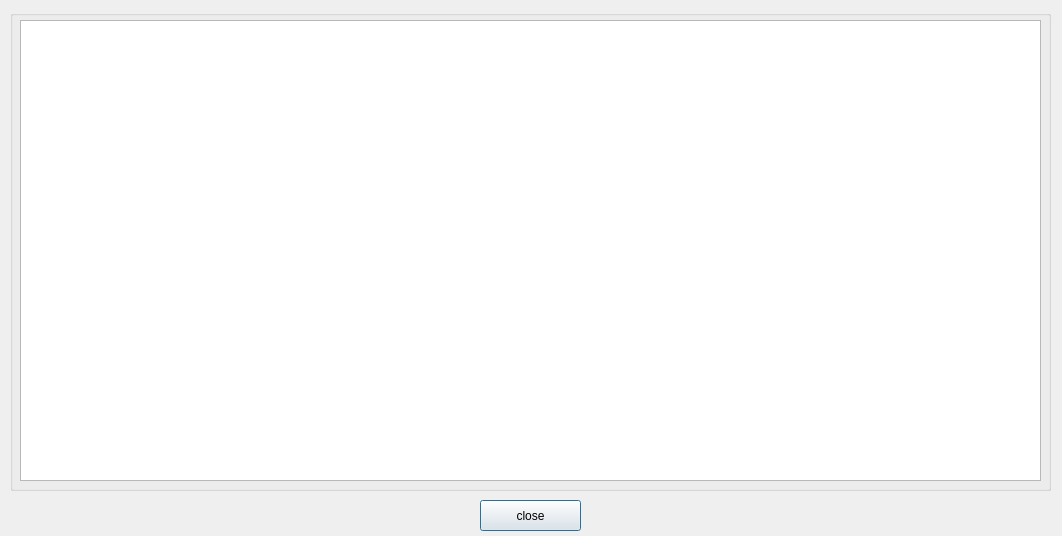
<?xml version="1.0" encoding="UTF-8"?>
<ui version="4.0">
 <class>logwindow</class>
 <widget class="QDialog" name="logwindow">
  <property name="geometry">
   <rect>
    <x>0</x>
    <y>0</y>
    <width>1062</width>
    <height>536</height>
   </rect>
  </property>
  <property name="windowTitle">
   <string>log window</string>
  </property>
  <widget class="QGroupBox" name="groupBox">
   <property name="geometry">
    <rect>
     <x>10</x>
     <y>10</y>
     <width>1041</width>
     <height>481</height>
    </rect>
   </property>
   <property name="title">
    <string/>
   </property>
   <widget class="QTextEdit" name="textEditLogField">
    <property name="geometry">
     <rect>
      <x>10</x>
      <y>10</y>
      <width>1021</width>
      <height>461</height>
     </rect>
    </property>
   </widget>
  </widget>
  <widget class="QPushButton" name="pbClose">
   <property name="geometry">
    <rect>
     <x>480</x>
     <y>500</y>
     <width>101</width>
     <height>31</height>
    </rect>
   </property>
   <property name="text">
    <string>close</string>
   </property>
  </widget>
 </widget>
 <resources/>
 <connections/>
</ui>
